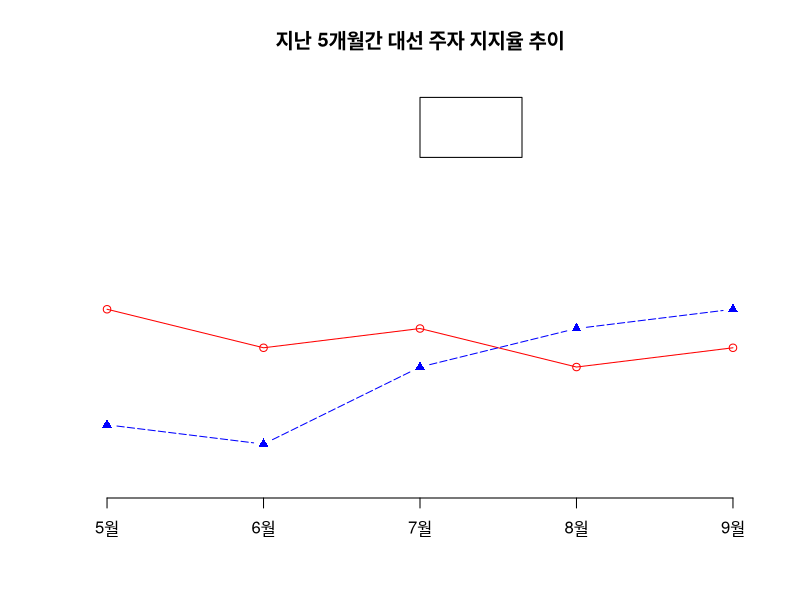

Generate this figure with R: (Note: this script raises an error after producing the figure.)
#중간퀴즈 
#1
candidate <- c("OSH", "PYS")
gangnam <- c(120, 80)
nowon <- c(110,100)
result <- c("elected", "failed")

mayer <-data.frame(candidate, gangnam, nowon, result)

#2
toeic <- 850
if(toeic >= 900){
  gift <- "galaxy21"
}else if(toeic >= 850){
  gift <- "earpods"
}else if(toeic >= 800){
  gift <- "pizza"
}else{
  gift <- "nothing"
}
gift

#3
x <- c(29,27,28,26,27)
y <- c(23,22,26,28,29)
plot(x, type = "o", col ="red",
     ylim = c(20,40), axes = F, ann = F)
axis(1, at = 1:5, lab=c("5월","6월","7월","8월","9월"))
lines(y, type="b", pch = 17, col = "blue", lty =5)

title(main = "지난 5개월간 대선 주자 지지율 추이")
legend(3,40, 
       c("윤석열","이재명"),
       cex =1.0,
       col = c("red, blue"), 
       pch = 21, 
       lty = 1)

install.packages("ggplot2")
library("ggplot2")

#4
ggplot(mtcars, aes(gear, mpg, group = gear, fill = gear))+
  geom_boxplot()

mtcars
sample <- mtcars[c("Merc 230", "Honda Civic","Toyota Corolla"), ]
sample$carname <- rownames(mtcars[c("Merc 230", "Honda Civic","Toyota Corolla"), ])
ggplot(sample, aes(x=carname, y= hp))+
  geom_bar(stat = "identity",
           fill = "purple",
           width = 0.5)

car_cyl <- split(mtcars, mtcars$cyl)
car_cyl
mean(car_cyl$`4`$mpg)
mean(car_cyl$`6`$mpg)
mean(car_cyl$`8`$mpg)

Orange
Orange$age[c(10, 15, 20)] <- NA
mean(Orange$age, na.rm = T)

